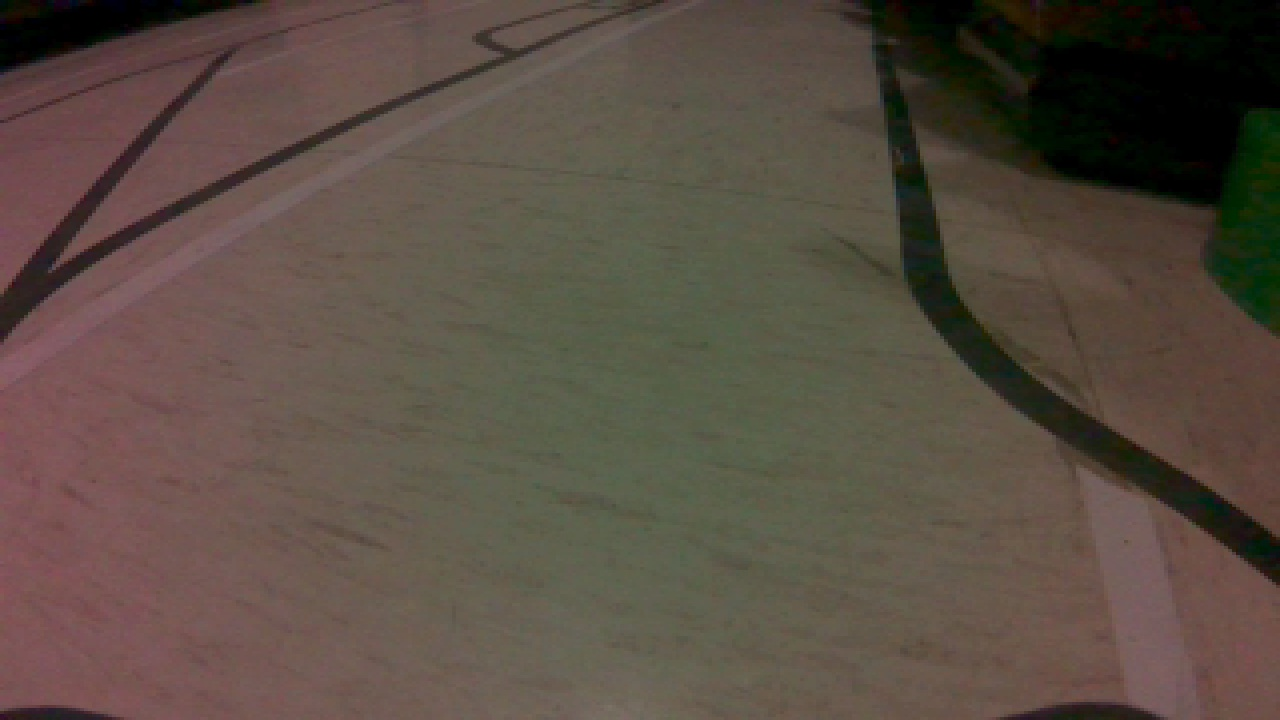
#> input picture ROSFiles/LaneRecognition/05-12-2022_21-49-17.jpg, 1280 x 720 px
$ python laneRecognitionWithoutROS.py
#> lines starting #> are read from the running program, lines starting #| are printed output that depends on the picture; after the words box and inside, x2 and y2 are one past the last pixel; in counts of white or black regions, pixels touching at a corner belong together
### ROSFiles/LaneRecognition/setupFiles/lineFunction.py
class LineFunction():

    slope = 1
    constant = 0
    x_minValues = 0
    x_maxValues = 0
    y_minValues = 0
    y_maxValues = 0
    slopeValues = 0
    values = 1
    x_constant = False
    x_min = 0
    x_max = 0
    y_min = 0
    y_max = 0

    def __init__(self, x1, y1, x2, y2, ymin, ymax):
        self.x_min = x1
        self.x_max = x2
        if y1 < y2:
            self.y_min = y1
            self.y_max = y2
        else :
            self.y_min = y2
            self.y_max = y1
        if x2 == x1:
            self.x_constant = True
            self.constant = x1
        else :
            self.slope = round((y2-y1)/(x2-x1),3)
            self.constant = round(y1 - x1*(self.slope))
        #self.x_minValues = self.calculateXValue(ymin)
        #self.x_maxValues = self.calculateXValue(ymax)

    def calculateYValue(self, x):
        return round(self.slope*x + self.constant)

    def calculateXValue(self, y):
        if self.slope != 0:
            return round((y-self.constant)/self.slope)
        return 1500000

    def checkMinAndMax(self, lineToCompare, ymin, ymax):
        if lineToCompare.x_min < self.x_min:
            self.x_min = lineToCompare.x_min
        if lineToCompare.x_max > self.x_max:
            self.x_max = lineToCompare.x_max
        if lineToCompare.y_min < self.y_min:
            self.y_min = lineToCompare.y_min
        if lineToCompare.y_max > self.y_max:
            self.y_max = lineToCompare.y_max

        self.x_minValues = self.x_minValues + lineToCompare.x_min
        self.x_maxValues = self.x_maxValues + lineToCompare.x_max
        self.y_minValues = self.y_minValues + lineToCompare.y_min
        self.y_maxValues = self.y_maxValues + lineToCompare.y_max
        self.slopeValues = self.slopeValues + lineToCompare.slope

        self.values = self.values + 1

    # [15 lines left out: functions average, reshape, not called in this run]

    def printValues(self):#, y_begin, y_final):
        print("x_min = ",self.x_min,"y_min = ",self.y_min,"x_max = ",self.x_max,"y_max = ",self.y_max, "slope = ", self.slope)#, "x at min = ",self.calculateXValue(y_begin),"x at max = ", self.calculateXValue(y_final))

### ROSFiles/LaneRecognition/laneRecognitionWithoutROS.py
#!/usr/bin/env python3

from matplotlib import pyplot as plt
from setupFiles.lineFunction import LineFunction
#import rospy
#from std_msgs.msg import Int32
import numpy
import cv2
import os

# [26 lines left out: function gstreamer_pipeline, not called in this run]

def lineDetection(image, y_begin, y_final, width, threshold, minLineLength, maxLineGap):
    #Threshold: The minimum number of intersections to "*detect*" a line
    section = numpy.array([
        [(0,y_begin),(0, y_final),(width,y_final),(width, y_begin)]
        ])
    maskSection = numpy.zeros_like(image)
    cv2.fillPoly(maskSection, numpy.int32([section]), 255)
    maskSection = cv2.bitwise_and(image, maskSection)
    linesDetected= cv2.HoughLinesP(maskSection, 1, numpy.pi/180, threshold, numpy.array([]), minLineLength=minLineLength, maxLineGap=maxLineGap)
    return linesDetected

def simplifyLines(lines, x_begin, x_final, y_begin, y_final, tolerance):
    newLines = []
    #print(lines.shape[0])
    for line in lines:
            x1, y1, x2, y2 = line.reshape(4)
            if newLines is not None:
                found = False
                searchingFunction = LineFunction(x1, y1, x2, y2, y_begin, y_final)
                for savedLines in newLines:
                    if abs(searchingFunction.slope) > 1.5:
                        if abs(searchingFunction.calculateYValue(x_begin)-savedLines.calculateYValue(x_begin))<=tolerance and abs(searchingFunction.calculateYValue(x_final)-savedLines.calculateYValue(x_final))<=tolerance:
                            found = True
                            savedLines.checkMinAndMax(searchingFunction, y_begin, y_final)
                            #"""
                    elif abs(searchingFunction.slope) > 1:
                        if abs(searchingFunction.calculateYValue(x_begin)-savedLines.calculateYValue(x_begin))<=tolerance*2 and abs(searchingFunction.calculateYValue(x_final)-savedLines.calculateYValue(x_final))<=tolerance*2:
                            found = True
                            savedLines.checkMinAndMax(searchingFunction, y_begin, y_final)
                    elif abs(searchingFunction.slope) > 0.5:
                        if abs(searchingFunction.calculateXValue(y_begin)-savedLines.calculateXValue(y_begin))<=tolerance*2 and abs(searchingFunction.calculateXValue(y_final)-savedLines.calculateXValue(y_final))<=tolerance*2:
                            found = True
                            savedLines.checkMinAndMax(searchingFunction, y_begin, y_final)
                    #"""
                    else :
                        if abs(searchingFunction.calculateXValue(y_begin)-savedLines.calculateXValue(y_begin))<=tolerance*4 and abs(searchingFunction.calculateXValue(y_final)-savedLines.calculateXValue(y_final))<=tolerance*4:
                            found = True
                            savedLines.checkMinAndMax(searchingFunction, y_begin, y_final)
                if not found:
                    newLines.append(searchingFunction)
            else :
                new_line = LineFunction(x1, y1, x2, y2, y_begin, y_final)
                newLines.append(new_line)
    straightLines = []
    for line in newLines:
        #print()
        #print(line.slope)
        if abs(line.slope) > 0.25:
            #print("se guarda")
            straightLines.append(line)
    return straightLines

def printLines(image, lines, width, height):
    lineImage = numpy.zeros_like(image)
    if lines is not None:
        for line in lines:
            if line.slope > 0:
                x1, y1, x2, y2 = [line.x_min, line.y_min, line.x_max, line.y_max]
            else :
                x1, y1, x2, y2 = [line.x_min, line.y_max, line.x_max, line.y_min]
            cv2.line(lineImage, (x1, y1), (x2, y2), (255, 255, 255), 10)
    cv2.line(lineImage, (round(width/2), 0), (round(width/2), height), (127, 127, 127), 2)
    lines = cv2.addWeighted(image, 0.8, lineImage, 1,1)
    plt.imshow(lines)
    plt.show()
    return lines

def fillRegion(image, lines, width, height):
    if lines is None:
        return
    mask = numpy.zeros_like(image)
    refx=round(width/2)
    x1=0
    x2=width
    for y in range(height):
        x1 = 0
        x2 = width
        for line in lines:
            if line.y_min <= y and line.y_max >= y:
                x = line.calculateXValue(y)
                #print("x =",x,"y =",y,"min =",line.y_min,"max =",line.y_max, "cond =",x<refx, x<x2)
                if x < refx:
                    if x > x1:
                        x1 = x
                else:
                    if x < x2:
                        x2 = x
                        #print(x2)
        if y < round(height/2):
            if x1!=0 and x2!=width:
                #print("x1 =", x1, "x2 =",x2, "y =",y)
                cv2.line(mask, (x1, y), (x2, y), (255, 255, 255), 1)
        else:
            cv2.line(mask, (x1, y), (x2, y), (255, 255, 255), 1)
    return mask

def distanceFromReference(lines, width, referenceValue):
    if lines is None:
        return
    refx=round(width/2)
    x1=0
    x2=width
    y=referenceValue
    for line in lines:
        if line.y_min <= y and line.y_max >= y:
            x = line.calculateXValue(y)
            # print(x)
            #print("x =",x,"y =",y,"min =",line.y_min,"max =",line.y_max, "cond =",x<refx, x<x2)
            if x < refx:
                if x > x1:
                    x1 = x
            else:
                if x < x2:
                    x2 = x
                    # [4 lines of commented-out code are left out]
    print("Left: ", int(x1), " Right: ", int(x2), "Center", int(width/2), " Distance from reference: ", int((x2+x1)/2-round(width/2)))
    #publisher.publish(int(x2-x1-round(width/2)))
    return

def region_of_interest(imageReceived):
    height = imageReceived.shape[0]
    width = imageReceived.shape[1]
    croppedImage=imageReceived
    # [7 lines of commented-out code are left out]

    y_begin = 0
    y_final = height
    threshold = 150
    minLineLength = 35
    maxLineGap = 50
    tolerance = 50
    referenceYValue = int(height/2)

    lineImage = numpy.zeros_like(croppedImage)
    lines1 = lineDetection(croppedImage, y_begin, y_final, width, threshold, minLineLength, maxLineGap)
    # print(lines1)
    if lines1 is not None:
        lines1 = simplifyLines(lines1, 0, width, y_begin, y_final, tolerance)
    distanceFromReference(lines1, width, referenceYValue)
    refImage = fillRegion(printLines(croppedImage, lines1, width, height), lines1, width, height)
    # [18 lines of commented-out code are left out]
image = cv2.imread("05-12-2022_21-49-17.jpg")
#> image is the input picture: shape (720, 1280, 3); mean B, G, R 66.8, 77.3, 89.6


height = image.shape[0]
width = image.shape[1]
reduced_height_up = int(height/3)
reduced_height_bottom = int(2*height/3)

image = image[reduced_height_up:reduced_height_bottom-1, 0:width-130-1]
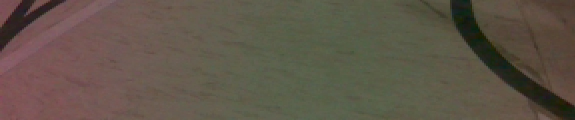
#> image: shape (239, 1149, 3) (shown at 1/2 size); mean B, G, R 72.1, 85, 94.9

gray = cv2.cvtColor(image, cv2.COLOR_BGR2GRAY)
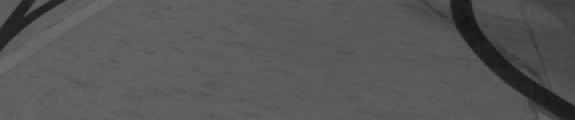
#> gray: shape (239, 1149) (shown at 1/2 size); min 18, max 110, mean 86.5
blurred = cv2.GaussianBlur(gray, (9, 9), 0)
kernelErosion = numpy.ones((2,2),numpy.uint8)
kernelDilate = numpy.ones((15,15),numpy.uint8)
kernelOpening = numpy.ones((3,3),numpy.uint8)

#MEAN
threshMean = cv2.adaptiveThreshold(blurred, 255, cv2.ADAPTIVE_THRESH_MEAN_C, cv2.THRESH_BINARY_INV, 25, 8)
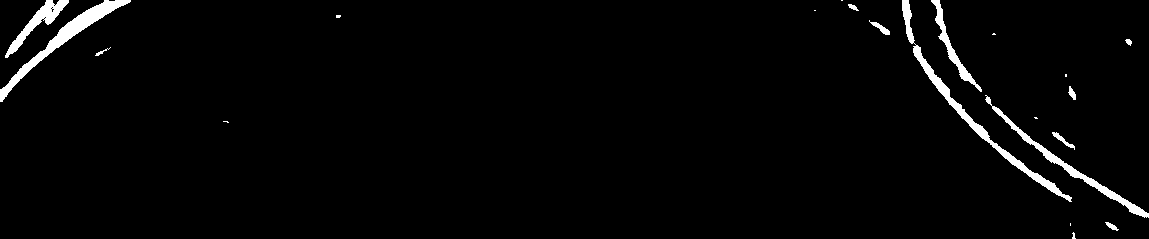
#> threshMean: shape (239, 1149); 2.4% white; 21 white regions (9 under 20 px), largest, box (x1, y1, x2, y2) and area: (902, 0, 1072, 202) 1785, (0, 0, 131, 102) 1649, (985, 95, 1149, 218) 1192
erosionMean = cv2.erode(threshMean,kernelErosion,iterations = 4)
#> erosionMean: shape (239, 1149); 0.64% white; 31 white regions (14 under 20 px), largest, box (x1, y1, x2, y2) and area: (0, 0, 131, 102) 817, (12, 0, 69, 54) 297, (924, 63, 950, 99) 102
dilateMean = cv2.dilate(erosionMean,kernelDilate,iterations = 1)
#> dilateMean: shape (239, 1149); 5.7% white; 7 white regions, largest, box (x1, y1, x2, y2) and area: (0, 0, 138, 109) 5861, (899, 0, 996, 147) 3470, (1040, 147, 1149, 224) 2482
openingMean = cv2.morphologyEx(threshMean, cv2.MORPH_OPEN, kernelOpening)
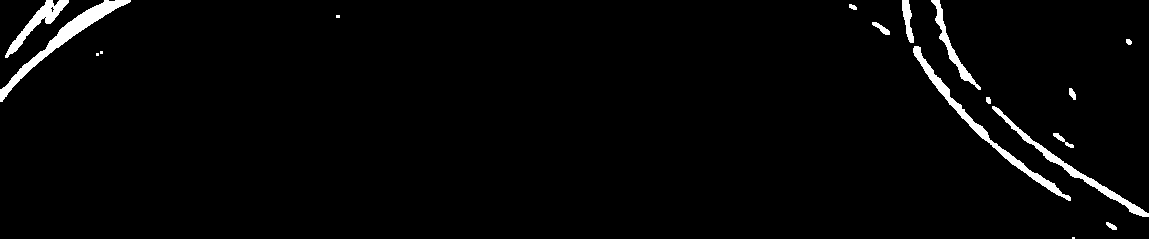
#> openingMean: shape (239, 1149); 2.4% white; 17 white regions (4 under 20 px), largest, box (x1, y1, x2, y2) and area: (0, 0, 131, 102) 1649, (913, 46, 1071, 201) 1488, (992, 106, 1149, 217) 1148
region_of_interest(dilateMean)
#> in lineDetection, `linesDetected= cv2.HoughLinesP(maskSection, 1, numpy.pi/180, threshold..`: linesDetected = 39 rows, first 6: [880, 28, 1051, 199], [888, 26, 1061, 199], [882, 26, 1055, 199], [885, 26, 1058, 199], [880, 31, 1045, 196], [899, 0, 978, 79]
#> in region_of_interest, `lines1 = lineDetection(croppedImage, y_begin, y_final, width, threshol..`: lines1 has the same summary as linesDetected in lineDetection
#> the loop in simplifyLines, `for line in lines:` made 39 passes
#> (x1, y1, x2, y2) on passes 2, 3, 4, 5, 6, 7, 9, 10: (888, 26, 1061, 199), (882, 26, 1055, 199), (885, 26, 1058, 199), (880, 31, 1045, 196), (899, 0, 978, 79), (899, 3, 1089, 193), (891, 26, 1064, 199), (880, 34, 1035, 189)
#> after the loop in simplifyLines, `for line in lines:`: newLines = 2 items
#> in simplifyLines, `straightLines = []`: straightLines = []
#> the loop in simplifyLines, `for line in newLines:` made 2 passes
#> after the loop in simplifyLines, `for line in newLines:`: straightLines = 2 items
#> the loop in distanceFromReference, `for line in lines:` made 2 passes
#> (x, x2) on pass 1: (971, 971)
#> after the loop in distanceFromReference, `for line in lines:`: x1 = 0; x2 = 971
#| Left:  0  Right:  971 Center 574  Distance from reference:  -88
#> the loop in printLines, `for line in lines:` made 2 passes
#> (x1, y1, x2, y2) on passes 1 to 2: (880, 0, 1148, 223), (0, 108, 115, 0)
#> after the loop in printLines, `for line in lines:`:
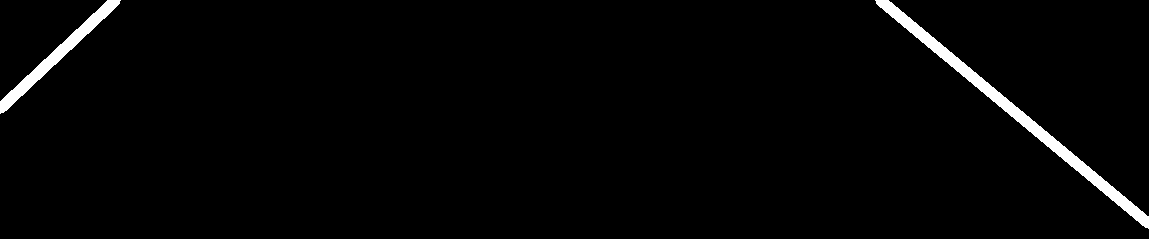
#> lineImage: shape (239, 1149); 2% white; 2 white regions, box (x1, y1, x2, y2) and area: (875, 0, 1149, 229) 3818, (0, 0, 121, 114) 1770
#> in printLines, `cv2.line(lineImage, (round(width/2), 0), (round(width/2), height), (12..`:
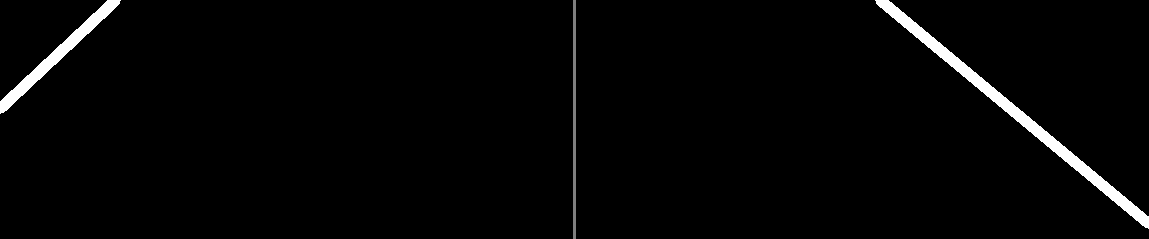
#> lineImage: shape (239, 1149); 0.26% of pixels changed, all inside (x1, y1, x2, y2) = (573, 0, 576, 239)
#> after the loop in fillRegion, `for y in range(height):`:
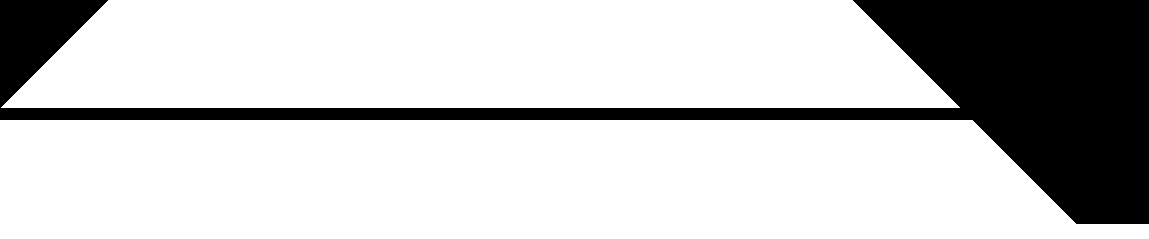
#> mask: shape (239, 1149); 78.6% white; 1 black region, box (x1, y1, x2, y2) and area: (0, 0, 1149, 224) 58812
"""
camera = cv2.VideoCapture(gstreamer_pipeline(flip_method=0), cv2.CAP_GSTREAMER)
if camera.isOpened():
    keyCode = 0
    while keyCode != 27:
        # Stop the program on the ESC key
        keyCode = cv2.waitKey(30) & 0xFF
        ret, frame = camera.read()
        gray = cv2.cvtColor(frame, cv2.COLOR_BGR2GRAY)
        blurred = cv2.GaussianBlur(gray, (9, 9), 0)
        kernelErosion = numpy.ones((2,2),numpy.uint8)
        kernelDilate = numpy.ones((15,15),numpy.uint8)
        kernelOpening = numpy.ones((3,3),numpy.uint8)

        #MEAN
        threshMean = cv2.adaptiveThreshold(blurred, 255, cv2.ADAPTIVE_THRESH_MEAN_C, cv2.THRESH_BINARY_INV, 25, 8)
        erosionMean = cv2.erode(threshMean,kernelErosion,iterations = 4)
        dilateMean = cv2.dilate(erosionMean,kernelDilate,iterations = 1)
        openingMean = cv2.morphologyEx(threshMean, cv2.MORPH_OPEN, kernelOpening)
        region_of_interest(dilateMean)
else:
    print("Camera was not opened")
    """
# [9 lines of commented-out code are left out]

"""
#GAUSSIAN
threshGaussian = cv2.adaptiveThreshold(blurred,255,cv2.ADAPTIVE_THRESH_GAUSSIAN_C, cv2.THRESH_BINARY_INV,49,8)
erosionGaussian = cv2.erode(threshGaussian,kernelErosion,iterations = 3)
dilateGaussian = cv2.dilate(erosionGaussian,kernelDilate,iterations = 1)
openingGaussian = cv2.morphologyEx(threshGaussian, cv2.MORPH_OPEN, kernelOpening)
titles = ['Original Image', 'Gray',
        'GaussianBlur','Adaptive Gaussian Thresholding','Erosion Gaussian','Dilate Gaussian','Opening Gaussian']
images = [frame, gray, blurred, threshGaussian, erosionGaussian, dilateGaussian, openingGaussian]
plt.figure('JetRacer Camera')
for i in range(7):
    plt.subplot(3,3,i+1),plt.imshow(images[i],'gray')
    plt.title(titles[i])
    plt.xticks([]),plt.yticks([])
#plt.show()

#CANNY
canny = cv2.Canny(blurred, 50, 75)
#plt.imshow(canny)
#plt.show()
#region_of_interest(canny)
titles = ['Original Image', 'Gray',
        'GaussianBlur','Canny']
images = [frame, gray, blurred, canny]
plt.figure('JetRacer Camera')
for i in range(4):
    plt.subplot(2,2,i+1),plt.imshow(images[i],'gray')
    plt.title(titles[i])
    plt.xticks([]),plt.yticks([])
#plt.show()
#cv2.imshow('JetRacer Camera', plt)
#camera.release()
"""
cv2.destroyAllWindows()

$ run again, with ROSFiles/LaneRecognition/05-12-2022_21-45-17.jpg copied over ROSFiles/LaneRecognition/05-12-2022_21-49-17.jpg
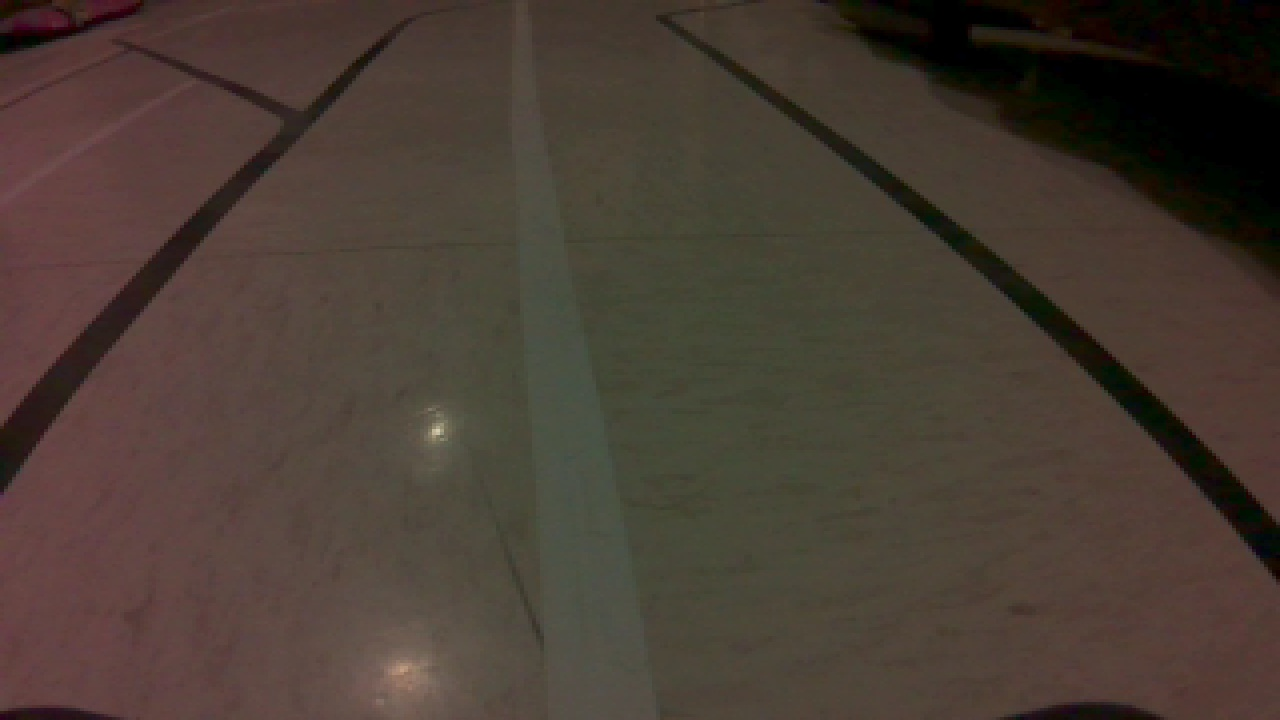
#> input picture ROSFiles/LaneRecognition/05-12-2022_21-45-17.jpg, 1280 x 720 px
#> image is the input picture: shape (720, 1280, 3); mean B, G, R 51.7, 60.8, 72.9
#> image: shape (239, 1149, 3)
#> `threshMean = cv2.adaptiveThreshold(blurred, 255, cv2.ADAPTIVE_THRESH_M..`:
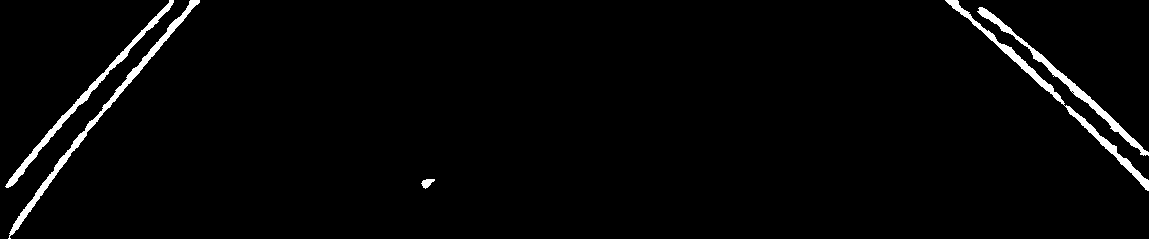
#> threshMean: shape (239, 1149); 2.3% white; 5 white regions, box (x1, y1, x2, y2) and area: (8, 0, 200, 239) 1768, (945, 0, 1149, 191) 1665, (5, 0, 174, 188) 1418, (977, 7, 1149, 156) 1413, (421, 179, 435, 189) 82
#> erosionMean: shape (239, 1149); 0.27% white in thin lines or dots
#> dilateMean: shape (239, 1149); 6.1% white; 7 white regions, largest, box (x1, y1, x2, y2) and area: (942, 0, 1149, 195) 8102, (113, 0, 207, 101) 3069, (10, 118, 101, 237) 2574
#> openingMean: shape (239, 1149); 2.3% white; 7 white regions, largest, box (x1, y1, x2, y2) and area: (10, 0, 200, 235) 1756, (6, 0, 174, 188) 1416, (1015, 36, 1149, 155) 1108
#> maskSection: shape (239, 1149); every value is 255
#> linesDetected = 49 rows, first 6: [957, 0, 1148, 191], [962, 0, 1148, 186], [955, 0, 1148, 193], [976, 9, 1148, 181], [976, 5, 1148, 177], [980, 5, 1148, 173]
#> lines1 has the same summary as linesDetected in lineDetection
#> the loop in simplifyLines, `for line in lines:` made 49 passes
#> (x1, y1, x2, y2) on passes 2, 3, 4, 5, 6, 7, 10, 11: (962, 0, 1148, 186), (955, 0, 1148, 193), (976, 9, 1148, 181), (976, 5, 1148, 177), (980, 5, 1148, 173), (987, 5, 1143, 161), (964, 0, 1148, 184), (983, 5, 1139, 161)
#> the loop in simplifyLines, `for line in newLines:` made 4 passes
#> the loop in distanceFromReference, `for line in lines:` made 4 passes
#| Left:  100  Right:  1076 Center 574  Distance from reference:  14
#> the loop in printLines, `for line in lines:` made 4 passes
#> after the loop in fillRegion, `for y in range(height):`:
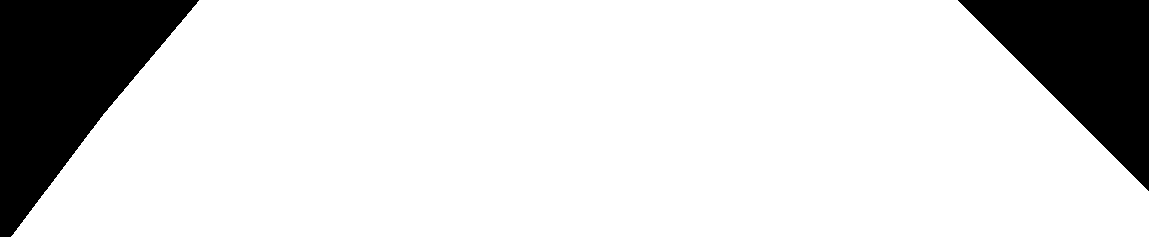
#> mask: shape (239, 1149); 84.5% white; 2 black regions, box (x1, y1, x2, y2) and area: (0, 0, 199, 237) 24340, (958, 0, 1149, 191) 18336
